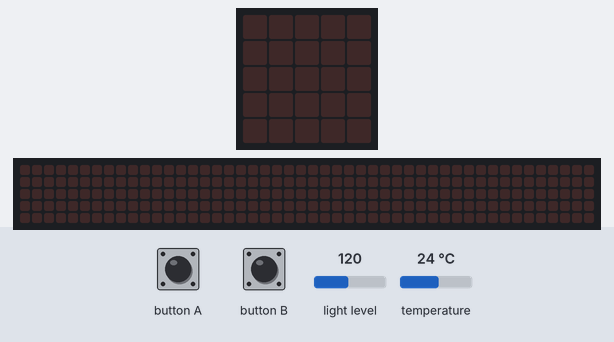
This program was run on a simulated BBC micro:bit (MakeCode). Shown: the board's 5×5 LED display, a strip that is not on the board, showing the scrolling text unrolled. Inputs (shaded band) come from the test bench; at power-on: light level 120, temperature 24 °C. The 48×5 strip is a reading aid, not a part: it shows the text the display is scrolling, unrolled, one strip-width of it at a time.

Above: at 1.2 s.
1.3 s: button A pressed for 0.15 s
At 4.0 s:
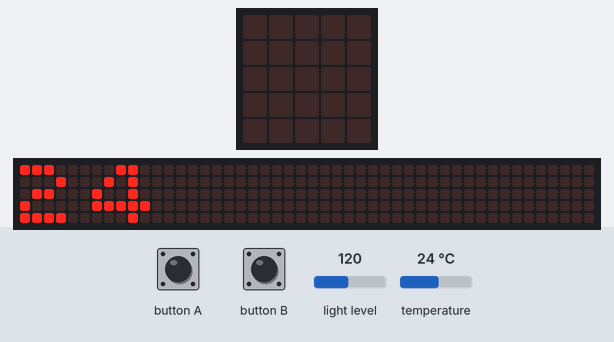
4.3 s: button B pressed for 0.15 s
At 5.6 s:
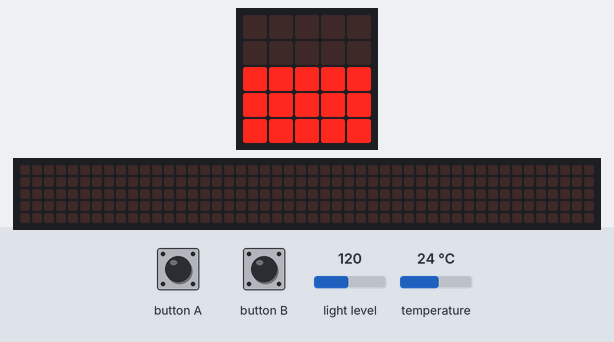
5.9 s: button A pressed for 0.15 s
At 6.12 s:
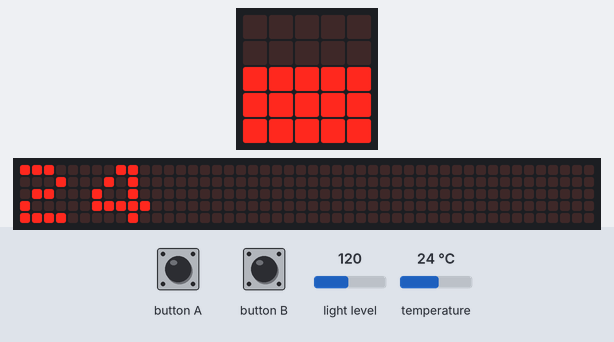
Timing chart, 0 to 8.9 s (numbered marks = the images above; inputs shaded):
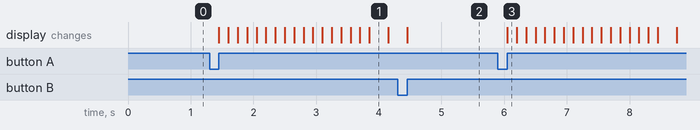

The program:

main.ts
```typescript
input.onButtonPressed(Button.A, function () {
    basic.showNumber(input.temperature())
})
input.onButtonPressed(Button.B, function () {
    if (input.lightLevel() < 20) {
        basic.showLeds(`
            . . . . .
            . . . . .
            . . . . .
            . . . . .
            . . . # #
            `)
    }
    if (input.lightLevel() >= 20 && input.lightLevel() < 80) {
        basic.showLeds(`
            . . . . .
            . . . . .
            . . . . .
            . . . . .
            # # # # #
            `)
    }
    if (input.lightLevel() >= 80 && input.lightLevel() < 110) {
        basic.showLeds(`
            . . . . .
            . . . . .
            . . . . .
            # # # # #
            # # # # #
            `)
    }
    if (input.lightLevel() >= 110 && input.lightLevel() < 160) {
        basic.showLeds(`
            . . . . .
            . . . . .
            # # # # #
            # # # # #
            # # # # #
            `)
    }
    if (input.lightLevel() >= 160 && input.lightLevel() < 210) {
        basic.showLeds(`
            . . . . .
            # # # # #
            # # # # #
            # # # # #
            # # # # #
            `)
    }
    if (input.lightLevel() >= 160 && input.lightLevel() < 210) {
        basic.showLeds(`
            . . . . .
            # # # # #
            # # # # #
            # # # # #
            # # # # #
            `)
    }
    if (input.lightLevel() >= 210 && input.lightLevel() < 300) {
        basic.showLeds(`
            # # # # #
            # # # # #
            # # # # #
            # # # # #
            # # # # #
            `)
    }
})
```

test.ts
```typescript
// οι δοκιμές πηγαίνουν εδώ, δεν θα γίνει εκτέλεση όταν αυτό το πακέτο χρησιμοποιηθεί ως επέκταση.
```

Measured:
- after the input at 1.3 s, the display: changes after 0.15 s (image 1)
- after the input at 4.3 s, the display: changes after 0.15 s (image 2)
- after the input at 5.9 s, the display: changes after 0.15 s (image 3)
